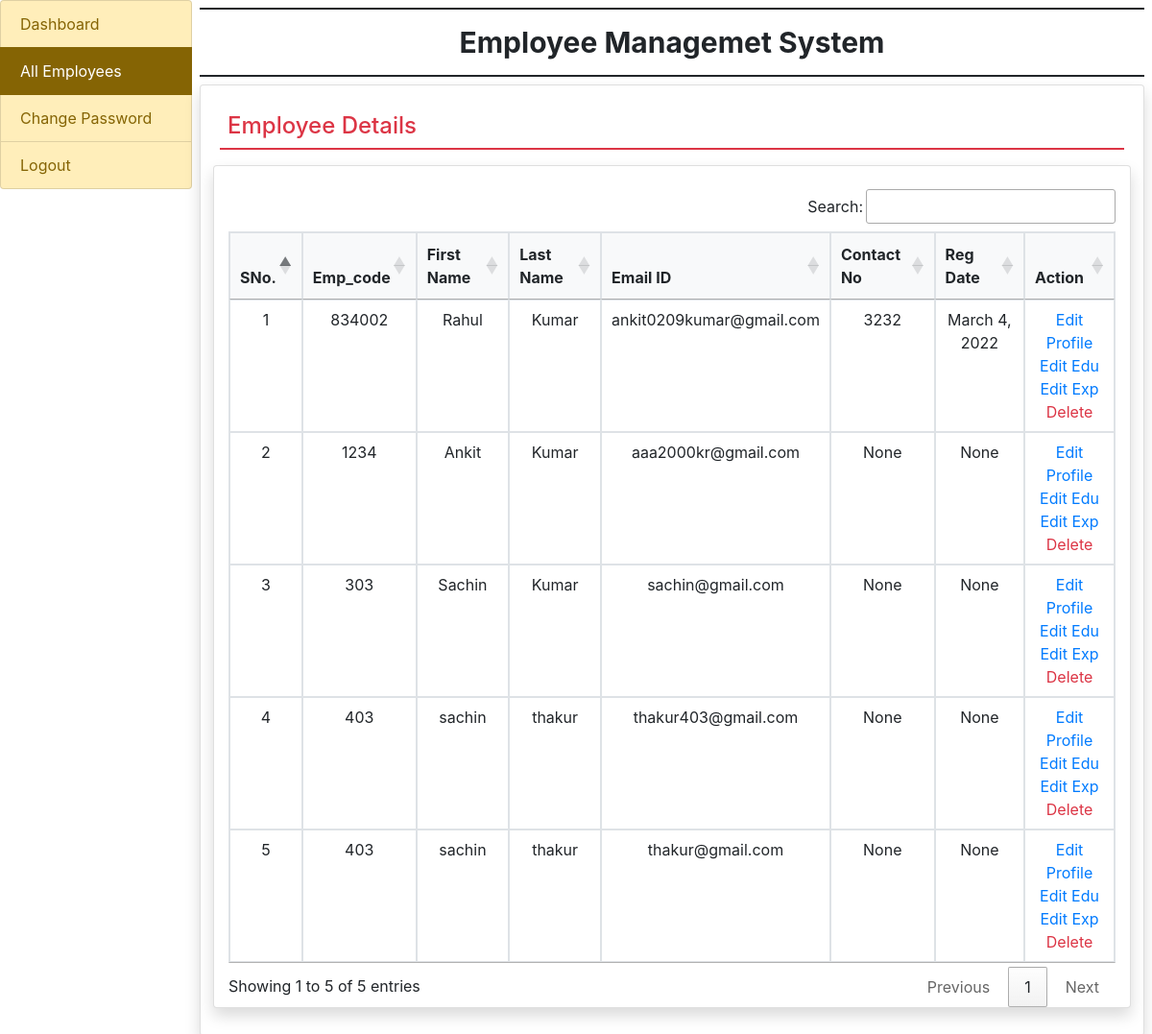
The page /allemployee (signed in) on the database its author committed.
### app/models.py (models this page shows, shortened)
class EmployeeDetail(models.Model):
	user = models.ForeignKey(User,on_delete=models.CASCADE)
	empcode = models.CharField(max_length=50)
	empdept = models.CharField(max_length=50,null=True)
	designation = models.CharField(max_length=100,null=True)
	contact = models.CharField(max_length=15,null=True)
	gender = models.CharField(max_length=50,null=True)
	joiningdate = models.DateField(null=True)

### app/views.py (the view)
# urls.py: path('allemployee',allemployee,name='allemployee'),
def allemployee (request):
	if not request.user.is_authenticated:
		return redirect	('admlogin')
	employee =  EmployeeDetail.objects.all()
	return	render(request,'allemployee.html',locals())

### templates/allemployee.html
{% extends 'admbase.html' %}
    {% block body %}
    <h4 class="text-danger p-2" style="border-bottom: 2px solid;">Employee Details</h4>
    <div class="row text-center">
    	<div class="col-sm-12 p-2">
    		<div class="card shadow">
    			<div class="container-fluid pt-4">
                    <table class="table table-hover table-bordered" id="example">
                        <thead class="bg-light">
                            <tr>
                                <th>SNo.</th>
                                <th>Emp_code</th>
                                <th>First Name</th>
                                <th>Last Name</th>
                                <th>Email ID</th>
                                <th>Contact No</th>
                                <th>Reg Date</th>
                                <th>Action</th>
                            </tr>
                        </thead>
                        <tbody>
                            {% for i in employee %}
                            <tr>
                                <td>{{forloop.counter}}</td>
                                <td>{{i.empcode}}</td>
                                <td>{{i.user.first_name}}</td>
                                <td>{{i.user.last_name}}</td>
                                <td>{{i.user.username}}</td>
                                <td>{{i.contact}}</td>
                                <td>{{i.joiningdate}}</td>
                                <td> <a href="{% url 'editprofileadm' i.id %}" class="text-primary">Edit Profile</a><br><a href="{% url 'editeducationadm' i.user.id %}" class="text-primary">Edit Edu</a><br><a href="{% url 'editexperienceadm' i.user.id %}" class="text-primary">Edit Exp</a><br><a href="{% url 'deleteemp' i.user.id %}" class="text-danger" onclick="return confirm('Are Sure!!')">Delete</a> </td>
                            </tr>
                            {% endfor %}
                        </tbody>
                    </table>
    			</div>
    		</div>
    	</div>
    </div>
    {% endblock %}

### templates/admbase.html (shortened to what this page needs)
{% load static %}
<!DOCTYPE html>
<html lang="en">
<head>
  <link rel="stylesheet" href="https://cdn.jsdelivr.net/npm/bootstrap@4.6.1/dist/css/bootstrap.min.css">
  <link rel="stylesheet" href="https://cdn.datatables.net/1.11.5/css/jquery.dataTables.min.css">
  <link rel="stylesheet" href="https://cdn.datatables.net/buttons/2.2.2/css/buttons.dataTables.min.css">
</head>
<body>
  <div class="container-fluid">
    <div class="row">
      <div class="col-sm-2 p-0">
        <div class="list-group">
          <a href="/adminhome" class="list-group-item list-group-item-warning list-group-item-action {% if request.path == '/adminhome' %} active {% endif %}">Dashboard</a>
          <a href="/allemployee" class="list-group-item list-group-item-warning list-group-item-action {% if request.path == '/allemployee' %} active {% endif %}">All Employees</a>
          <a href="/changepassadmin" class="list-group-item list-group-item-warning list-group-item-action {% if request.path == '/changepassadmin' %} active {% endif %}">Change Password</a>
          <a href="/Logout" class="list-group-item list-group-item-warning list-group-item-action">Logout</a>
        </div>
      </div>
      <div class="col-sm-10 p-0">
        <div class="containerfluid p-2">
          <h5 class="text-center p-3 font-weigth-bold" style="border-bottom: 2px solid; font-weight: bold; font-size: 30px; border-top: 2px solid;">Employee Managemet System</h5>
          <div class="card shadow" style="min-height: 89vh;">
          <div class="card-body">
            {% block body %}
            {% endblock %}
          </div>
        </div>
        </div>
      </div>
    </div>
  </div>
</body>
</html>

### rows shown on the page
EmployeeDetail: empcode "834002", user.first_name "Rahul", user.last_name "Kumar", user.username "ankit0209kumar@gmail.com", contact "3232", joiningdate "March 4, 2022"
EmployeeDetail: empcode "1234", user.first_name "Ankit", user.last_name "Kumar", user.username "aaa2000kr@gmail.com", contact "None", joiningdate "None"
EmployeeDetail: empcode "303", user.first_name "Sachin", user.last_name "Kumar", user.username "sachin@gmail.com", contact "None", joiningdate "None"
EmployeeDetail: empcode "403", user.first_name "sachin", user.last_name "thakur", user.username "thakur403@gmail.com", contact "None", joiningdate "None"
EmployeeDetail: empcode "403", user.first_name "sachin", user.last_name "thakur", user.username "thakur@gmail.com", contact "None", joiningdate "None"
